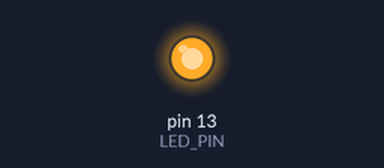
Bench run of a sketch on a simulated Arduino Uno, built with avr-gcc and run on an emulated ATmega328P. On the bench: output pins drawn as LEDs (lit = HIGH).

Above: at 1.0 s.
At 3.0 s:
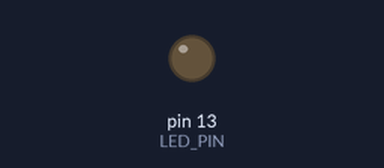
Timing chart, 0 to 5.2 s (numbered marks = the images above):
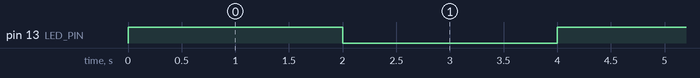

Measured:
- by itself, pin 13 (LED_PIN): alternates HIGH for 2.0 s and LOW for 2.0 s

The sketch:

changedCode.ino
```cpp
#include <avr/io.h>
#include <avr/interrupt.h>

const byte LED_PIN = 13;
const byte METER_PIN = A4;

void setup() {
  pinMode(LED_PIN, OUTPUT);
  pinMode(METER_PIN, INPUT);

  Serial.begin(9600);

  startTimer(0.5); // Example: Start timer with frequency of 0.5 Hz
}

void loop() {
  // Nothing to do in the main loop as the blinking is handled by interrupts
}

void startTimer(double timerFrequency) {
  noInterrupts(); // Disable interrupts

  // Calculate the OCR1A value based on timer frequency
  uint16_t ocrValue = static_cast<uint16_t>((F_CPU / 1024 / timerFrequency) - 1);

  // Set Timer1 in CTC mode with prescaler of 1024
  TCCR1A = 0; // Set entire TCCR1A register to 0
  TCCR1B = 0; // Same for TCCR1B
  TCNT1 = 0; // Initialize counter value to 0

  // Set compare match register for the calculated frequency
  OCR1A = ocrValue;

  // Turn on CTC mode
  TCCR1B |= (1 << WGM12);

  // Set CS12, CS10 bits for 1024 prescaler
  TCCR1B |= (1 << CS12) | (1 << CS10);

  // Enable Timer1 interrupt
  TIMSK1 |= (1 << OCIE1A);

  interrupts(); // Enable interrupts
}

ISR(TIMER1_COMPA_vect) {
  digitalWrite(LED_PIN, !digitalRead(LED_PIN)); // Toggle LED
}
```
